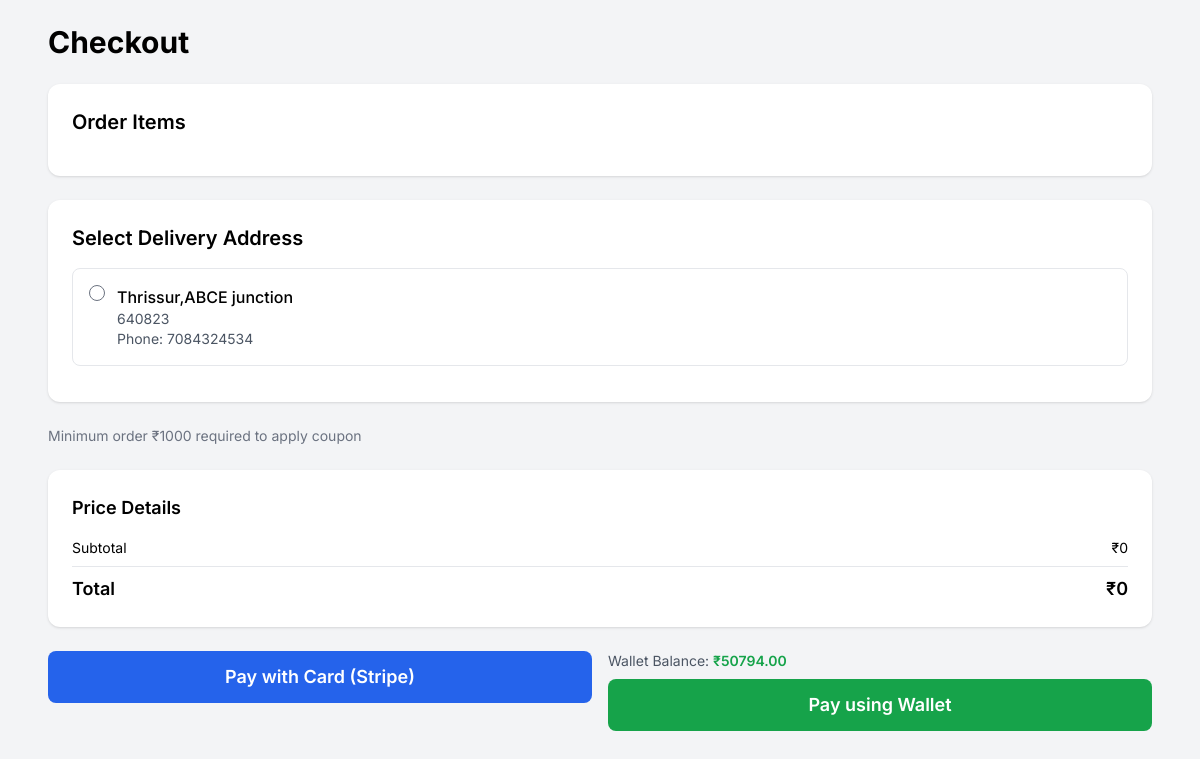
The app's page /cart/checkout (signed in) with its own data.
### users/models.py (models this page shows, shortened)
class Address(models.Model):
    user=models.ForeignKey(User,on_delete=models.CASCADE)
    place=models.TextField(null=True)
    phone=models.CharField(max_length=10)
    pincode=models.CharField(max_length=6)
    is_default=models.BooleanField(default=False)

class UserWallet(models.Model):
    user=models.ForeignKey(User,on_delete=models.CASCADE)
    balance=models.DecimalField(decimal_places=2,max_digits=10,default=0)

### cart/views.py (the view, shortened to what this page needs)
# urls.py: path('checkout',views.checkout,name='checkout'),
@login_required(login_url='login')
def checkout(request):
    user = request.user
    address = Address.objects.filter(user=user)
    default_address = Address.objects.filter(
    user=user,
    is_default=True
).first()
    coupons=Coupons.objects.filter(is_active=True)
    wallet, _ = UserWallet.objects.get_or_create(user=user)
    from_cart = request.GET.get('cart')
    items = []
    subtotal = 0
    discount = validate_and_apply_coupon(request, subtotal)
    total=max(subtotal-discount,0)
    error = None
    return render(request, 'cart/checkout.html', {
        'items': items,
        'address': address,
        'default_address':default_address,
        'subtotal': subtotal,
        'discount': discount,
        'total': total,
        'error': error,
        'wallet':wallet
    })

### cart/views.py (called while the page is built, shortened)
def validate_and_apply_coupon(request, subtotal, coupon=None):
    try:
        if not coupon:
            code = request.session.get('coupon_code')
            if not code:
                return 0
            coupon = Coupons.objects.get(code=code, is_active=True)
    except Exception:
        request.session.pop('coupon_code', None)
        request.session.pop('coupon_discount', None)
        return 0

### templates/cart/checkout.html (shortened to what this page needs)
{% load static %}
<!DOCTYPE html>
<html lang="en" class="bg-gray-100">
<head>
    <script src="https://cdn.tailwindcss.com?plugins=forms"></script>
</head>
<body class="min-h-screen">
<div class="max-w-6xl mx-auto p-6">
    <h1 class="text-3xl font-bold mb-6">Checkout</h1>
        <div class="md:col-span-2 space-y-6">
            <div class="bg-white rounded-xl shadow p-6">
                <h2 class="text-xl font-semibold mb-4">Order Items</h2>
            </div>
            <div class="bg-white rounded-xl shadow p-6">
                <h2 class="text-xl font-semibold mb-4">Select Delivery Address</h2>
                {% for addr in address %}
                <label class="flex items-start gap-3 p-4 border rounded-lg mb-3 cursor-pointer">
                    <input type="radio"
                           name="address_id"
                           value="{{ addr.id }}"
                           required>
                    <div>
                        <p class="font-medium">{{ addr.place }}</p>
                        <p class="text-sm text-gray-600">{{ addr.pincode }}</p>
                        <p class="text-sm text-gray-600">Phone: {{ addr.phone }}</p>
                    </div>
                </label>
                {% endfor %}
            </div>
            {% if subtotal >= 1000 %}
            <a href="{% url 'add_coupon' %}"
               class="inline-block bg-green-600 text-white px-4 py-2 rounded-lg">
                Add Coupon
            </a>
            {% else %}
            <p class="text-sm text-gray-500">
                Minimum order ₹1000 required to apply coupon
            </p>
            {% endif %}
            <div class="bg-white rounded-xl shadow p-6">
                <h2 class="text-lg font-semibold mb-4">Price Details</h2>
                <div class="space-y-2 text-sm">
                    <div class="flex justify-between">
                        <span>Subtotal</span>
                        <span>₹{{ subtotal }}</span>
                    </div>
                    <hr>
                    <div class="flex justify-between font-semibold text-lg">
                        <span>Total</span>
                        <span>₹{{ total }}</span>
                    </div>
                </div>
            </div>
            <div class="grid grid-cols-1 md:grid-cols-2 gap-4">
                <form method="post" action="{% url 'pay_order' %}">
                    <button type="submit"
                        onclick="setAddress('stripe_address')"
                        class="w-full bg-blue-600 text-white py-3 rounded-lg text-lg font-semibold hover:bg-blue-700">
                        Pay with Card (Stripe)
                    </button>
                </form>
                <form method="post" action="{% url 'wallet_pay_order' %}">
                    <p class="text-sm mb-2 text-gray-600">
                        Wallet Balance:
                        <span class="font-semibold text-green-600">
                            ₹{{ wallet.balance }}
                        </span>
                    </p>
                    {% if wallet.balance >= total %}
                    <button type="submit"
                        onclick="setAddress('wallet_address')"
                        class="w-full bg-green-600 text-white py-3 rounded-lg text-lg font-semibold hover:bg-green-700">
                        Pay using Wallet
                    </button>
                    {% else %}
                    <button disabled
                        class="w-full bg-gray-400 text-white py-3 rounded-lg text-lg font-semibold cursor-not-allowed">
                        Insufficient Wallet Balance
                    </button>
                    {% endif %}
                </form>
            </div>
        </div>
    </div>
</body>
</html>

### templates/cart/checkout.html (style rules this page uses)
body { font-family: 'Inter', sans-serif; }

### records on screen
Address: is_default "☐ Thrissur,ABCE junction 640823", place "Thrissur,ABCE junction", pincode "640823", phone "7084324534"
UserWallet: balance "50794.00"

### other values on screen
{{ subtotal }} "0"
{{ total }} "0"
